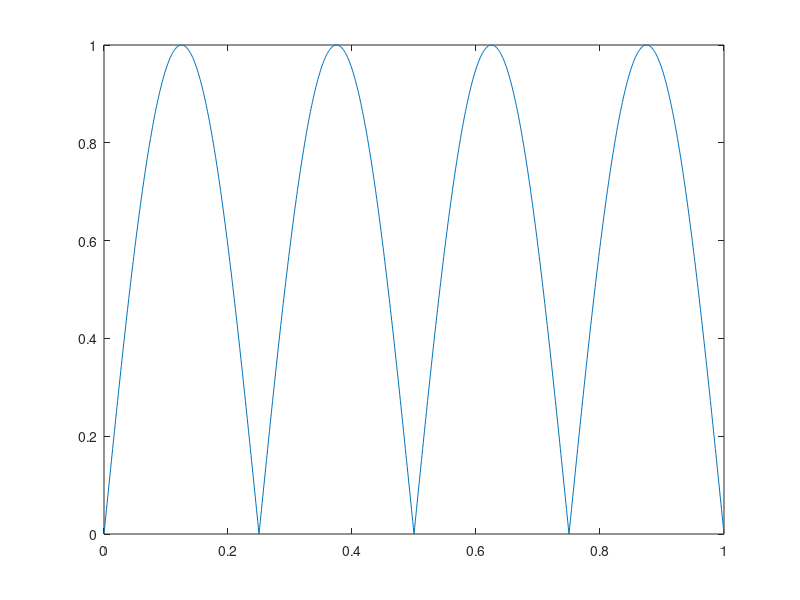
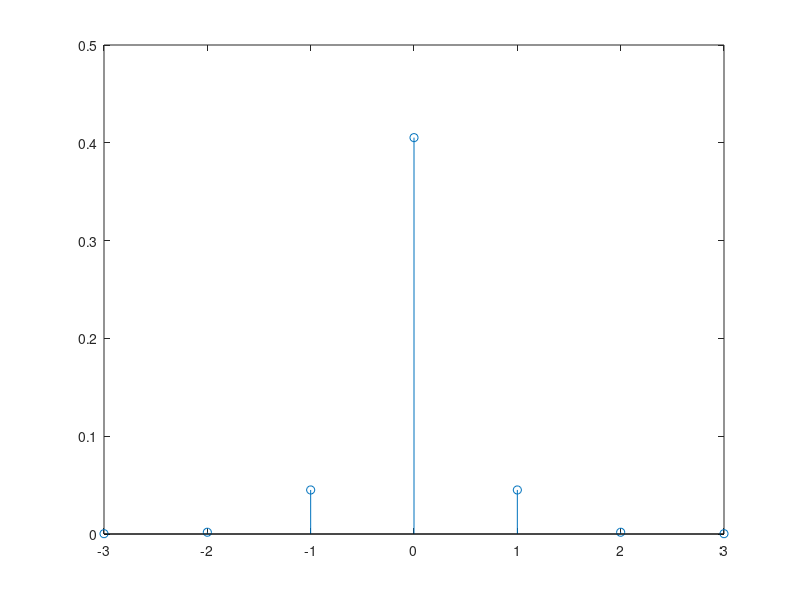
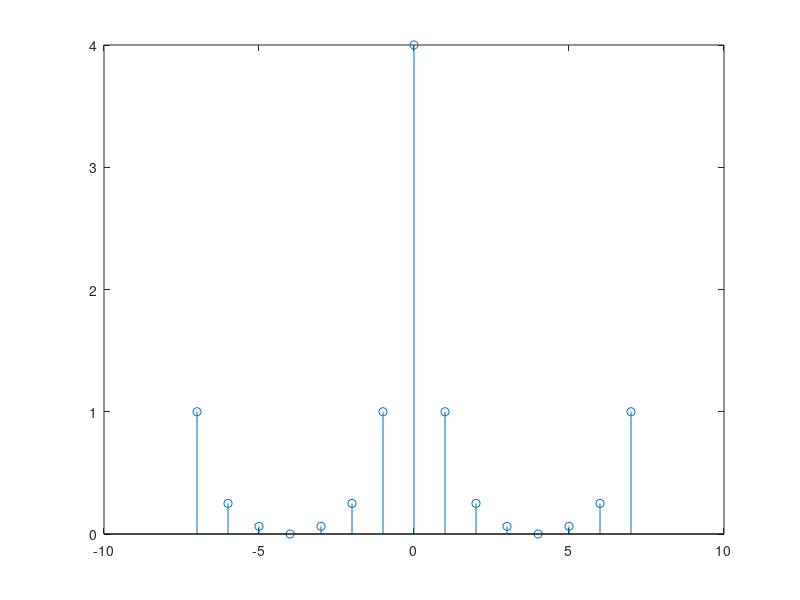

These figures' MATLAB source, in order:
t = 0:0.001:1;
A = 1;
tau = 250e-3; % [s] 
f = 1 / (2 * tau);
s = abs(A * sin(2*pi*f*t));
figure
plot(t, s)


k = -3:1:3;
ck = 2 * A ./ (pi * (1 - 4 * k.^2));
pds = abs(ck) .^2; 
figure
stem(k,pds)



c = [2/3, 0, 1/6, 0, 2/3, 3/2, 2/3, 0, 1/6, 0, 2/3];
figure
k = -5:5;
stem(k, c)

k = -7:7;
c = [1, 1/2, 1/4, 0, 1/4, 1/2, 1, 2, 1, 1/2, 1/4, 0, 1/4, 1/2, 1];
c = c.^2
stem(k, c)
